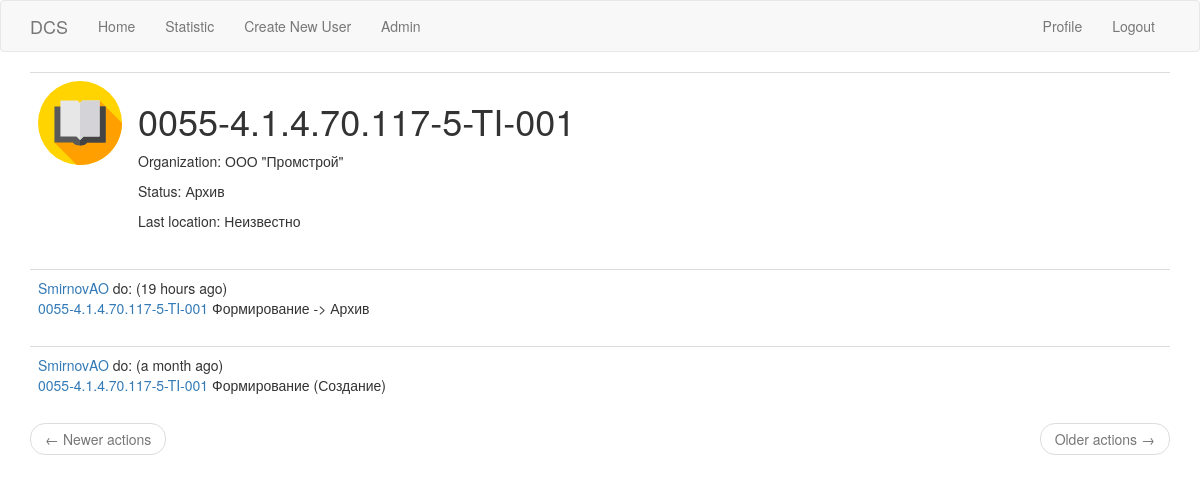
Page /book/AGPZ-000056 (signed in) on the committed database.
### app/models.py (models this page shows, shortened)
class Book(db.Model):
    id = db.Column(db.Integer, primary_key=True)
    qr_id = db.Column(db.String(20), index=True, unique=True)
    real_id = db.Column(db.String(140))
    company_id = db.Column(db.Integer, db.ForeignKey('company.id'))
    status_id = db.Column(db.Integer, db.ForeignKey('book_status.id'))
    actions = db.relationship('Action', backref='book', lazy='dynamic')

class Company(db.Model):
    id = db.Column(db.Integer, primary_key=True)
    org_full_name = db.Column(db.String(120), nullable=False)
    org_short_name = db.Column(db.String(20), nullable=False)
    org_type = db.Column(db.String(20), nullable=False)
    books = db.relationship('Book', backref='company', lazy='dynamic')
    users = db.relationship('User', backref='company', lazy='dynamic')

class BookStatus(db.Model):
    id = db.Column(db.Integer, primary_key=True)
    status_name = db.Column(db.String(60), nullable=False)
    books = db.relationship('Book', backref='book_status', lazy='dynamic')

class Action(db.Model):
    id = db.Column(db.Integer, primary_key=True)
    action = db.Column(db.String(140))
    timestamp = db.Column(db.DateTime, index=True, default=datetime.utcnow())
    location = db.Column(db.String(30))
    old_status_id = db.Column(db.Integer, db.ForeignKey('book_status.id'))
    new_status_id = db.Column(db.Integer, db.ForeignKey('book_status.id'))
    user_id = db.Column(db.Integer, db.ForeignKey('user.id'))
    book_id = db.Column(db.Integer, db.ForeignKey('book.id'))
    old_status = db.relationship('BookStatus', foreign_keys=[old_status_id])
    new_status = db.relationship('BookStatus', foreign_keys=[new_status_id])

class User(UserMixin, db.Model):
    id = db.Column(db.Integer, primary_key=True)
    username = db.Column(db.String(64), index=True, unique=True)
    email = db.Column(db.String(120), index=True, unique=True)
    telegram_id = db.Column(db.Integer)
    password_hash = db.Column(db.String(128))
    last_seen = db.Column(db.DateTime, default=datetime.utcnow)
    user_role_id = db.Column(db.Integer, db.ForeignKey('role.id'))
    user_company_id = db.Column(db.Integer, db.ForeignKey('company.id'))
    actions = db.relationship('Action', backref='author', lazy='dynamic')
    def has_role(self, role):
        return role == Role.query.get(self.user_role_id).role_name

### app/routes.py (the view)
@app.route('/book/<book_qr_id>')
@login_required
def book(book_qr_id):
    book = Book.query.filter_by(qr_id=book_qr_id).first_or_404()
    page = request.args.get('page', 1, type=int)
    actions = book.actions.order_by(Action.timestamp.desc()).paginate(page, app.config['ACTIONS_PER_PAGE'], False)
    next_url = url_for('book', username=book.qr_id, page=actions.next_num) if actions.has_next else None
    prev_url = url_for('book', username=book.qr_id, page=actions.prev_num) if actions.has_prev else None
    return render_template('book.html', book=book, actions=actions.items, title='Book',
                           next_url=next_url, prev_url=prev_url)

### app/models.py (called while the page is built)
@login.user_loader
def load_user(id):
    return User.query.get(int(id))

### app/routes.py (called while the page is built)
@app.before_request
def before_request():
    if current_user.is_authenticated:
        current_user.last_seen = datetime.utcnow()
        db.session.commit()

### app/templates/book.html
{% extends "base.html" %}
{% block app_content %}
    <table class="table table-hover">
        <tr>
            <td width="100px"><img src="../static/book.svg" alt="" ></td>
            <td>
                <h1>{{ book.real_id }}</h1>
                <p>Organization: {{ book.company.org_full_name }}</p>
                <p>Status: {{ book.book_status.status_name }}</p>
                <p>Last location: {{ actions[0].location }}</p>
            </td>
        </tr>
    </table>
    {% if actions %}
        {% for action in actions %}
            {% include '_action.html' %}
        {% endfor %}
        <nav aria-label="...">
        <ul class="pager">
            <li class="previous{% if not prev_url %} disabled{% endif %}">
                <a href="{{ prev_url or '#' }}">
                    <span aria-hidden="true">&larr;</span> Newer actions
                </a>
            </li>
            <li class="next{% if not next_url %} disabled{% endif %}">
                <a href="{{ next_url or '#' }}">
                    Older actions <span aria-hidden="true">&rarr;</span>
                </a>
            </li>
        </ul>
    </nav>
    {% else %}
        <h3 class="text-center text-muted bg-warning col-md-4 col-md-offset-4">Book has no actions</h3>
    {% endif %}
{% endblock %}

### app/templates/_action.html
<table class="table table-hover">
    <tr>
        <td>
            <a href="{{ url_for('user', username=action.author.username) }}">{{ action.author.username }}</a> do: ({{ moment(action.timestamp).fromNow() }})
            <br><a href="{{ url_for('book', book_qr_id=action.book.qr_id) }}">{{ action.book.real_id  }}</a> {{ action.action }}
        </td>
    </tr>
</table>

### rows in the picture
Book: real_id "0055-4.1.4.70.117-5-TI-001"
Company: company.org_full_name "ООО \"Промстрой\""
BookStatus: book_status.status_name "Архив"
Action: location "Неизвестно", author.username "SmirnovAO", timestamp "19 hours ago", book.real_id "0055-4.1.4.70.117-5-TI-001", action "Формирование -> Архив"
Action: author.username "SmirnovAO", timestamp "a month ago", book.real_id "0055-4.1.4.70.117-5-TI-001", action "Формирование (Создание)"
